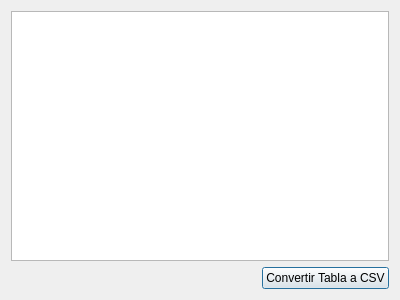
<?xml version="1.0" encoding="UTF-8"?>
<ui version="4.0">
 <class>QDialogVerlistaProducto</class>
 <widget class="QDialog" name="QDialogVerlistaProducto">
  <property name="geometry">
   <rect>
    <x>0</x>
    <y>0</y>
    <width>400</width>
    <height>300</height>
   </rect>
  </property>
  <property name="windowTitle">
   <string>Dialog</string>
  </property>
  <layout class="QGridLayout" name="gridLayout">
   <item row="0" column="0">
    <widget class="QTableWidget" name="tableWidget_listaproducto">
     <property name="alternatingRowColors">
      <bool>true</bool>
     </property>
     <attribute name="verticalHeaderVisible">
      <bool>false</bool>
     </attribute>
    </widget>
   </item>
   <item row="1" column="0">
    <layout class="QHBoxLayout" name="horizontalLayout">
     <item>
      <spacer name="horizontalSpacer">
       <property name="orientation">
        <enum>Qt::Horizontal</enum>
       </property>
       <property name="sizeHint" stdset="0">
        <size>
         <width>40</width>
         <height>20</height>
        </size>
       </property>
      </spacer>
     </item>
     <item>
      <widget class="QPushButton" name="pushButton_excel">
       <property name="text">
        <string>Convertir Tabla a CSV</string>
       </property>
      </widget>
     </item>
    </layout>
   </item>
  </layout>
 </widget>
 <resources/>
 <connections/>
</ui>
